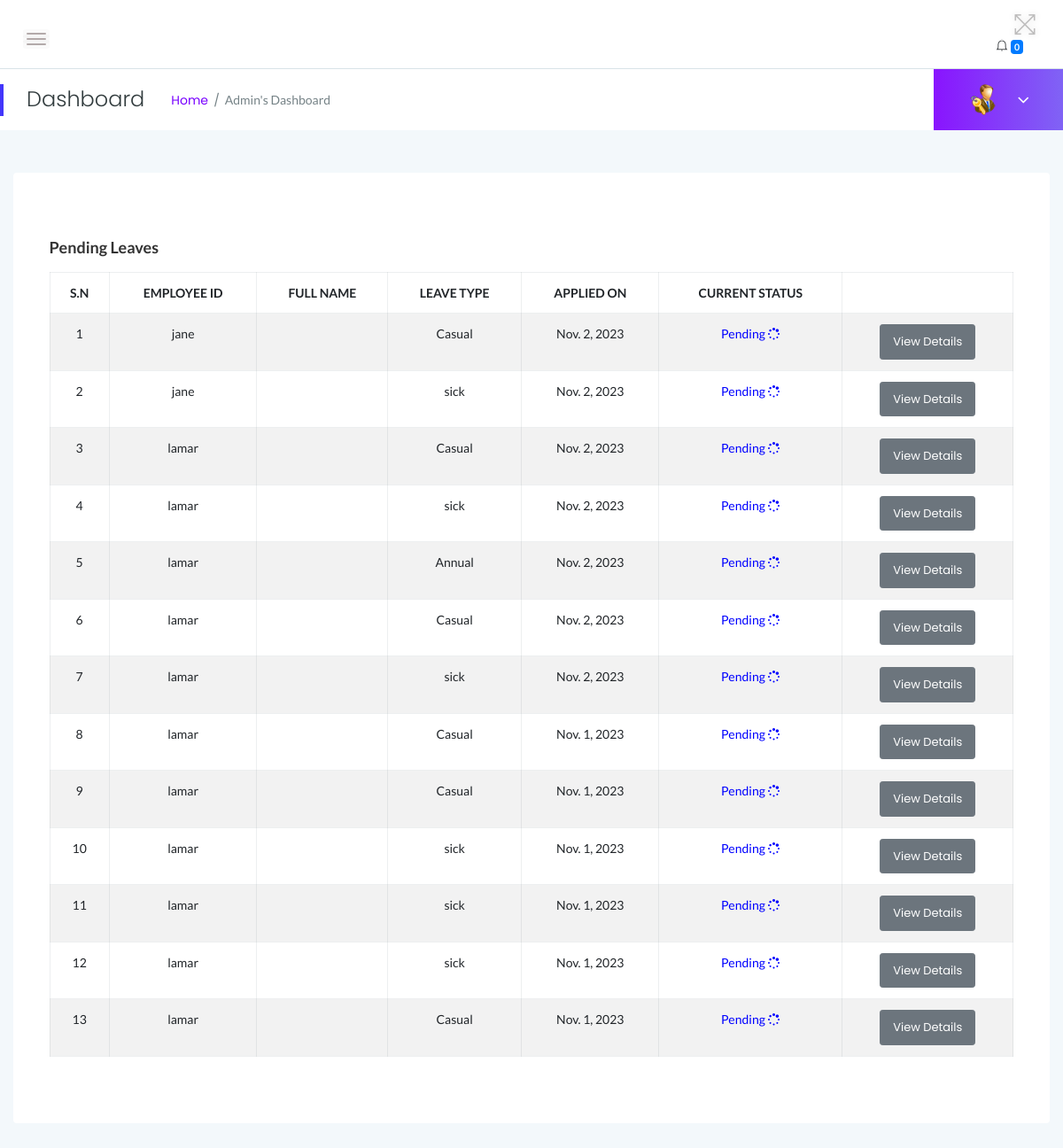
The page /myadmin/pending_leaves/ (signed in) on the database as committed earlier.
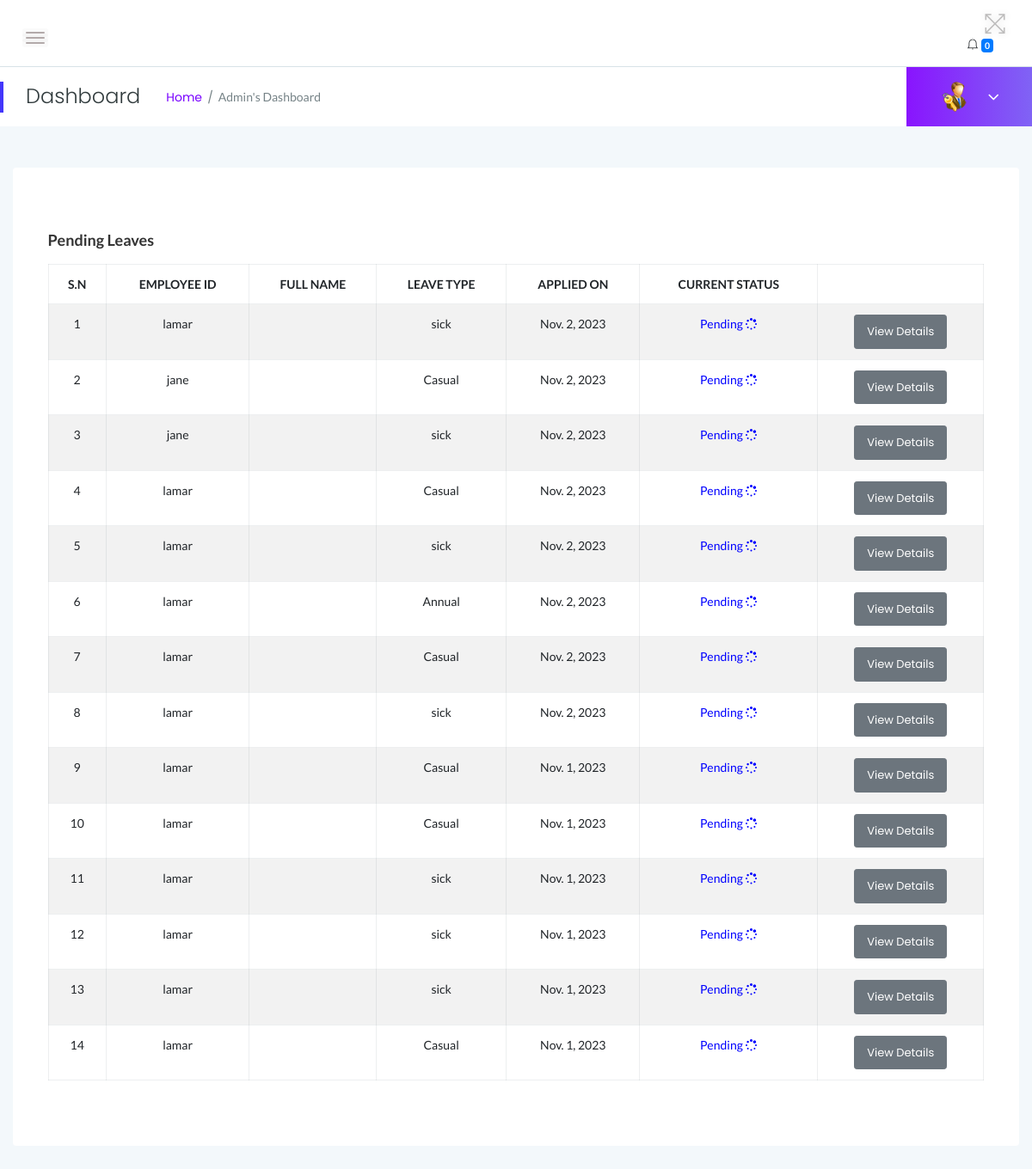
The same page on the database as committed later.
### myadmin/models.py (models this page shows)
class Leave(models.Model):
    employee = models.ForeignKey(User, on_delete=models.CASCADE)
    leave_type = models.CharField(max_length=100, default='Annual')
    posting_date = models.DateField(auto_now_add=True)
    status = models.CharField(
        max_length=10,
        choices=STATUS_CHOICES,
        default='Pending'
    )
    leavetype = models.CharField(max_length=255, default=None)
    description = models.TextField(default=None)
    fromdate = models.DateField( default=None)
    todate = models.DateField( default=None)
    isread = models.IntegerField(default=0)

### myadmin/views.py (the view)
# urls.py: path('pending_leaves/', views.pending_leaves, name='pending_leaves'),
@login_required
def pending_leaves(request):
    leaves = Leave.objects.filter(status=0).order_by('-id')
    context = {
        'leaves': leaves
    }
    return render(request, 'admin/pending_history.html', context)

### myadmin/templates/admin/pending_history.html (shortened to what this page needs)
{% load static %}
<!DOCTYPE html>
<html class="no-js" lang="en">
<head>
{% include 'admin/top.html' %}
</head>
<body>
{% include 'admin/sidebars.html' %}
    <div class="main-content-inner">
        <div class="row">
            <div class="col-12 mt-5">
                <div class="card">
                    <div class="card-body">
                        <h4 class="header-title">Pending Leaves</h4>
                        <div class="single-table">
                            <div class="table-responsive">
                                <table class="table table-hover table-striped table-bordered progress-table text-center">
                                    <thead class="text-uppercase">
                                        <tr>
                                            <th>S.N</th>
                                            <th>Employee ID</th>
                                            <th>Full Name</th>
                                            <th>Leave Type</th>
                                            <th>Applied On</th>
                                            <th>Current Status</th>
                                            <th></th>
                                        </tr>
                                    </thead>
                                    <tbody>
                                        {% for leave in leaves %}
                                        <tr>
                                            <td>{{ forloop.counter }}</td>
                                            <td>{{ leave.employee }}</td>
                                            <td>{{ employee.user }} {{ leave.last_name }}</td>
                                            <td>{{ leave.leavetype }}</td>
                                            <td>{{ leave.posting_date }}</td>
                                            <td>
                                                {% if leave.status == 1 %}
                                                <span style="color: #04fd04">Approved <i class="fa fa-check-square-o"></i></span>
                                                {% elif leave.Status == 2 %}
                                                <span style="color: red">Declined <i class="fa fa-cross"></i></span>
                                                {% else %}
                                                <span style="color: blue">Pending <i class="fa fa-spinner"></i></span>
                                                {% endif %}
                                               <td><a href="{% url 'myadmin:employee_leave_details' leave.id %}" class="btn btn-secondary btn-sm">View Details</a></td>
                                        {% endfor %}
                                    </tbody>
                                </table>
                            </div>
                        </div>
                    </div>
                </div>
            </div>
        </div>
    </div>
        </div>
    </div>
</body>
</html>

Rows that differ between the two databases and show on the page:
added Leave: employee "lamar", leavetype "sick", posting_date "Nov. 2, 2023", status "Pending"
